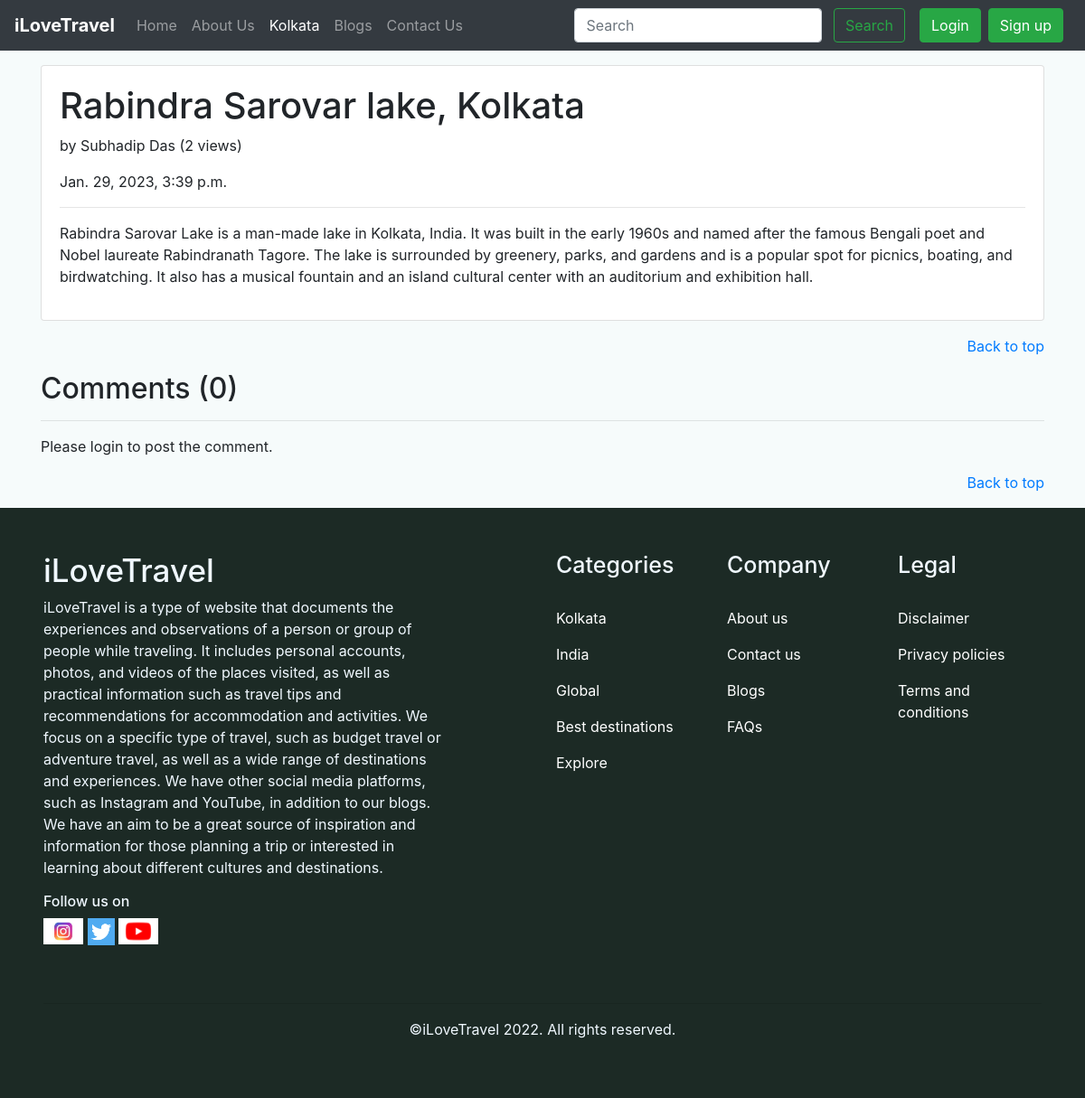
The page /kolkata/Rabindra Sarovar Lake, Kolkata on the database its author committed.
### kolkata/models.py (models this page shows, shortened)
class KolkataPost(models.Model):
    sno = models.AutoField(primary_key=True)
    title= models.CharField(max_length=122)
    content=models.TextField()
    author= models.CharField(max_length=122)
    views= models.IntegerField(default= 0)
    slug=models.CharField(max_length=130)
    timestamp = models.DateTimeField(default=now)

### kolkata/views.py (the view)
# urls.py: path("<str:slug>", views.blogpost, name='blogpost'),
def blogpost(request,slug):
    post= KolkataPost.objects.filter(slug=slug).first()
    post.views= post.views+1
    post.save()
    comments= KolkataBlogComment.objects.filter(post=post, parent=None)
    replies= KolkataBlogComment.objects.filter(post=post).exclude(parent=None)
    replyDict={}
    for reply in replies:
        if reply.parent.sno not in replyDict.keys():
            replyDict[reply.parent.sno]=[reply]
        else:
            replyDict[reply.parent.sno].append(reply)
    context={'post':post, 'comments':comments, 'user':request.user, 'replyDict':replyDict}
    return render(request, 'kolkata/blogpost.html', context)

### templates/kolkata/blogpost.html (shortened to what this page needs)
{% extends 'base.html' %}
{% block kolkataactive %}active{% endblock kolkataactive %}
{% block body %}
{% load humanize %}
{% load extras %}
<div class="container my-3">
    <div class="card">
        <div class="card-body">
            <h1>{{post.title}}</h1>
            <p>by {{post.author}}  (<span>{{post.views}} views</span>)</p>
            <p>{{post.timestamp}}</p>
            <hr>
            <p class="card-text">{{post.content|safe}}</p>
        </div>
    </div>
</div>
<div class="container my-3" style="text-align:end">
    <a href="/">Back to top</a>
</div>
<div class="container my-3">
    <h2>Comments ({{comments.count}})</h2>
    <div class="my-2">
        <hr>
        {% if user.is_authenticated %}
        <form action="/kolkata/postComment" method="post">
            {% csrf_token %}
            <div class="form-group">
                <label for="exampleInputEmail1">Comment here</label>
                <input type="text" name="comment" class="form-control" placeholder="Enter comment here">
            </div>
            <input type="hidden" name="postSno" value="{{post.sno}}">
            <input type="hidden" name="parentSno" value="">
            <button type="submit" class="btn btn-primary my-2">Submit</button>
        </form>
        {% else %}
        <p>Please login to post the comment.</p>
        {% endif %}
    </div>
</div>
<div class="container my-3" style="text-align:end">
    <a href="/">Back to top</a>
</div>
{% endblock body %}

### static/index.css (style rules this page uses)
* { margin: 0px; padding: 0px; }
body { background-color: rgb(246, 251, 251); }

### rows shown on the page
KolkataPost: title "Rabindra Sarovar lake, Kolkata", author "Subhadip Das", views "2", timestamp "Jan. 29, 2023, 3:39 p.m.", content "Rabindra Sarovar Lake is a man-made lake in Kolkata, India. It was built in the early 1960s and named after the famous Bengali poet and Nobel laureate Rabindranath Tagore. The lake is surrounded by greenery, parks, and gardens and is a popular spot for picnics, boating, and birdwatching. It also has a musical fountain and an island cultural center with an auditorium and exhibition hall."

### other values the page prints
{{ comments.count }} "0"
